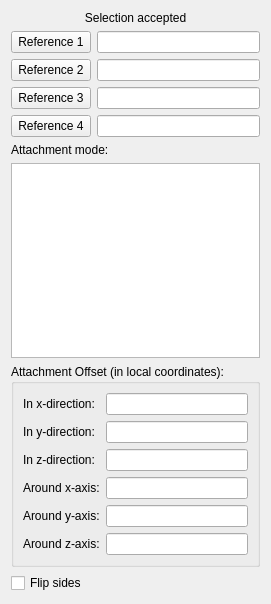
<?xml version="1.0" encoding="UTF-8"?>
<ui version="4.0">
 <class>PartDesignGui::TaskDatumParameters</class>
 <widget class="QWidget" name="PartDesignGui::TaskDatumParameters">
  <property name="geometry">
   <rect>
    <x>0</x>
    <y>0</y>
    <width>271</width>
    <height>604</height>
   </rect>
  </property>
  <property name="windowTitle">
   <string>Form</string>
  </property>
  <layout class="QVBoxLayout" name="verticalLayout">
   <item>
    <widget class="QLabel" name="message">
     <property name="text">
      <string>Selection accepted</string>
     </property>
     <property name="alignment">
      <set>Qt::AlignCenter</set>
     </property>
     <property name="wordWrap">
      <bool>true</bool>
     </property>
    </widget>
   </item>
   <item>
    <layout class="QHBoxLayout" name="horizontalLayout_3">
     <item>
      <widget class="QPushButton" name="buttonRef1">
       <property name="text">
        <string>Reference 1</string>
       </property>
       <property name="checkable">
        <bool>true</bool>
       </property>
      </widget>
     </item>
     <item>
      <widget class="QLineEdit" name="lineRef1"/>
     </item>
    </layout>
   </item>
   <item>
    <layout class="QHBoxLayout" name="horizontalLayout_5">
     <item>
      <widget class="QPushButton" name="buttonRef2">
       <property name="text">
        <string>Reference 2</string>
       </property>
       <property name="checkable">
        <bool>true</bool>
       </property>
      </widget>
     </item>
     <item>
      <widget class="QLineEdit" name="lineRef2"/>
     </item>
    </layout>
   </item>
   <item>
    <layout class="QHBoxLayout" name="horizontalLayout_6">
     <item>
      <widget class="QPushButton" name="buttonRef3">
       <property name="text">
        <string>Reference 3</string>
       </property>
       <property name="checkable">
        <bool>true</bool>
       </property>
      </widget>
     </item>
     <item>
      <widget class="QLineEdit" name="lineRef3"/>
     </item>
    </layout>
   </item>
   <item>
    <layout class="QHBoxLayout" name="horizontalLayout_7">
     <item>
      <widget class="QPushButton" name="buttonRef4">
       <property name="text">
        <string>Reference 4</string>
       </property>
       <property name="checkable">
        <bool>true</bool>
       </property>
      </widget>
     </item>
     <item>
      <widget class="QLineEdit" name="lineRef4"/>
     </item>
    </layout>
   </item>
   <item>
    <widget class="QLabel" name="label">
     <property name="text">
      <string>Attachment mode:</string>
     </property>
    </widget>
   </item>
   <item>
    <widget class="QListWidget" name="listOfModes">
     <property name="selectionMode">
      <enum>QAbstractItemView::SingleSelection</enum>
     </property>
    </widget>
   </item>
   <item>
    <widget class="QGroupBox" name="groupBox_AttachmentOffset">
     <property name="sizePolicy">
      <sizepolicy hsizetype="Expanding" vsizetype="Preferred">
       <horstretch>0</horstretch>
       <verstretch>0</verstretch>
      </sizepolicy>
     </property>
     <property name="toolTip">
      <string/>
     </property>
     <property name="title">
      <string>Attachment Offset (in local coordinates):</string>
     </property>
     <layout class="QGridLayout" name="gridLayout">
      <item row="1" column="0">
       <widget class="QLabel" name="labelOffset">
        <property name="sizePolicy">
         <sizepolicy hsizetype="Minimum" vsizetype="Preferred">
          <horstretch>0</horstretch>
          <verstretch>0</verstretch>
         </sizepolicy>
        </property>
        <property name="text">
         <string>In x-direction:</string>
        </property>
        <property name="buddy">
         <cstring>labelOffset</cstring>
        </property>
       </widget>
      </item>
      <item row="2" column="0">
       <widget class="QLabel" name="labelOffset2">
        <property name="sizePolicy">
         <sizepolicy hsizetype="Minimum" vsizetype="Preferred">
          <horstretch>0</horstretch>
          <verstretch>0</verstretch>
         </sizepolicy>
        </property>
        <property name="text">
         <string>In y-direction:</string>
        </property>
       </widget>
      </item>
      <item row="2" column="1">
       <widget class="Gui::InputField" name="attachmentOffsetY">
        <property name="sizePolicy">
         <sizepolicy hsizetype="Expanding" vsizetype="Preferred">
          <horstretch>0</horstretch>
          <verstretch>0</verstretch>
         </sizepolicy>
        </property>
        <property name="minimumSize">
         <size>
          <width>0</width>
          <height>5</height>
         </size>
        </property>
        <property name="toolTip">
         <string>Note: The placement is expressed in local space of object being attached.</string>
        </property>
       </widget>
      </item>
      <item row="3" column="0">
       <widget class="QLabel" name="labelOffset3">
        <property name="sizePolicy">
         <sizepolicy hsizetype="Minimum" vsizetype="Preferred">
          <horstretch>0</horstretch>
          <verstretch>0</verstretch>
         </sizepolicy>
        </property>
        <property name="text">
         <string>In z-direction:</string>
        </property>
       </widget>
      </item>
      <item row="3" column="1">
       <widget class="Gui::InputField" name="attachmentOffsetZ">
        <property name="sizePolicy">
         <sizepolicy hsizetype="Expanding" vsizetype="Preferred">
          <horstretch>0</horstretch>
          <verstretch>0</verstretch>
         </sizepolicy>
        </property>
        <property name="minimumSize">
         <size>
          <width>0</width>
          <height>5</height>
         </size>
        </property>
        <property name="toolTip">
         <string>Note: The placement is expressed in local space of object being attached.</string>
        </property>
       </widget>
      </item>
      <item row="4" column="0">
       <widget class="QLabel" name="labelYaw">
        <property name="sizePolicy">
         <sizepolicy hsizetype="Minimum" vsizetype="Preferred">
          <horstretch>0</horstretch>
          <verstretch>0</verstretch>
         </sizepolicy>
        </property>
        <property name="text">
         <string>Around x-axis:</string>
        </property>
       </widget>
      </item>
      <item row="5" column="0">
       <widget class="QLabel" name="labelPitch">
        <property name="sizePolicy">
         <sizepolicy hsizetype="Minimum" vsizetype="Preferred">
          <horstretch>0</horstretch>
          <verstretch>0</verstretch>
         </sizepolicy>
        </property>
        <property name="text">
         <string>Around y-axis:</string>
        </property>
       </widget>
      </item>
      <item row="6" column="0">
       <widget class="QLabel" name="labelRoll">
        <property name="sizePolicy">
         <sizepolicy hsizetype="Minimum" vsizetype="Preferred">
          <horstretch>0</horstretch>
          <verstretch>0</verstretch>
         </sizepolicy>
        </property>
        <property name="text">
         <string>Around z-axis:</string>
        </property>
       </widget>
      </item>
      <item row="1" column="1">
       <widget class="Gui::InputField" name="attachmentOffsetX">
        <property name="sizePolicy">
         <sizepolicy hsizetype="Expanding" vsizetype="Preferred">
          <horstretch>0</horstretch>
          <verstretch>0</verstretch>
         </sizepolicy>
        </property>
        <property name="minimumSize">
         <size>
          <width>0</width>
          <height>5</height>
         </size>
        </property>
        <property name="toolTip">
         <string>Note: The placement is expressed in local space of object being attached.</string>
        </property>
       </widget>
      </item>
      <item row="4" column="1">
       <widget class="Gui::InputField" name="attachmentOffsetRoll">
        <property name="sizePolicy">
         <sizepolicy hsizetype="Expanding" vsizetype="Preferred">
          <horstretch>0</horstretch>
          <verstretch>0</verstretch>
         </sizepolicy>
        </property>
        <property name="minimumSize">
         <size>
          <width>0</width>
          <height>5</height>
         </size>
        </property>
        <property name="toolTip">
         <string>Rotation around the x-axis
Note: The placement is expressed in local space of object being attached.</string>
        </property>
        <property name="unit" stdset="0">
         <string notr="true">deg</string>
        </property>
        <property name="minimum" stdset="0">
         <double>-360.000000000000000</double>
        </property>
        <property name="maximum" stdset="0">
         <double>360.000000000000000</double>
        </property>
        <property name="value" stdset="0">
         <double>0.000000000000000</double>
        </property>
       </widget>
      </item>
      <item row="5" column="1">
       <widget class="Gui::InputField" name="attachmentOffsetPitch">
        <property name="sizePolicy">
         <sizepolicy hsizetype="Expanding" vsizetype="Preferred">
          <horstretch>0</horstretch>
          <verstretch>0</verstretch>
         </sizepolicy>
        </property>
        <property name="minimumSize">
         <size>
          <width>0</width>
          <height>5</height>
         </size>
        </property>
        <property name="toolTip">
         <string>Rotation around the y-axis
Note: The placement is expressed in local space of object being attached.</string>
        </property>
        <property name="unit" stdset="0">
         <string notr="true">deg</string>
        </property>
        <property name="minimum" stdset="0">
         <double>-360.000000000000000</double>
        </property>
        <property name="maximum" stdset="0">
         <double>360.000000000000000</double>
        </property>
        <property name="value" stdset="0">
         <double>0.000000000000000</double>
        </property>
       </widget>
      </item>
      <item row="6" column="1">
       <widget class="Gui::InputField" name="attachmentOffsetYaw">
        <property name="sizePolicy">
         <sizepolicy hsizetype="Expanding" vsizetype="Preferred">
          <horstretch>0</horstretch>
          <verstretch>0</verstretch>
         </sizepolicy>
        </property>
        <property name="minimumSize">
         <size>
          <width>0</width>
          <height>5</height>
         </size>
        </property>
        <property name="toolTip">
         <string>Rotation around the z-axis
Note: The placement is expressed in local space of object being attached.</string>
        </property>
        <property name="unit" stdset="0">
         <string notr="true">deg</string>
        </property>
        <property name="minimum" stdset="0">
         <double>-360.000000000000000</double>
        </property>
        <property name="maximum" stdset="0">
         <double>360.000000000000000</double>
        </property>
        <property name="value" stdset="0">
         <double>0.000000000000000</double>
        </property>
       </widget>
      </item>
     </layout>
    </widget>
   </item>
   <item>
    <widget class="QCheckBox" name="checkBoxFlip">
     <property name="text">
      <string>Flip sides</string>
     </property>
    </widget>
   </item>
  </layout>
 </widget>
 <customwidgets>
  <customwidget>
   <class>Gui::InputField</class>
   <extends>QLineEdit</extends>
   <header>Gui/InputField.h</header>
  </customwidget>
 </customwidgets>
 <tabstops>
  <tabstop>buttonRef1</tabstop>
  <tabstop>lineRef1</tabstop>
  <tabstop>buttonRef2</tabstop>
  <tabstop>lineRef2</tabstop>
  <tabstop>buttonRef3</tabstop>
  <tabstop>lineRef3</tabstop>
  <tabstop>buttonRef4</tabstop>
  <tabstop>lineRef4</tabstop>
  <tabstop>listOfModes</tabstop>
  <tabstop>attachmentOffsetX</tabstop>
  <tabstop>attachmentOffsetY</tabstop>
  <tabstop>attachmentOffsetZ</tabstop>
  <tabstop>attachmentOffsetRoll</tabstop>
  <tabstop>attachmentOffsetPitch</tabstop>
  <tabstop>attachmentOffsetYaw</tabstop>
  <tabstop>checkBoxFlip</tabstop>
 </tabstops>
 <resources/>
 <connections/>
 <designerdata>
  <property name="gridDeltaX">
   <number>10</number>
  </property>
  <property name="gridDeltaY">
   <number>10</number>
  </property>
  <property name="gridSnapX">
   <bool>true</bool>
  </property>
  <property name="gridSnapY">
   <bool>true</bool>
  </property>
  <property name="gridVisible">
   <bool>true</bool>
  </property>
 </designerdata>
</ui>
